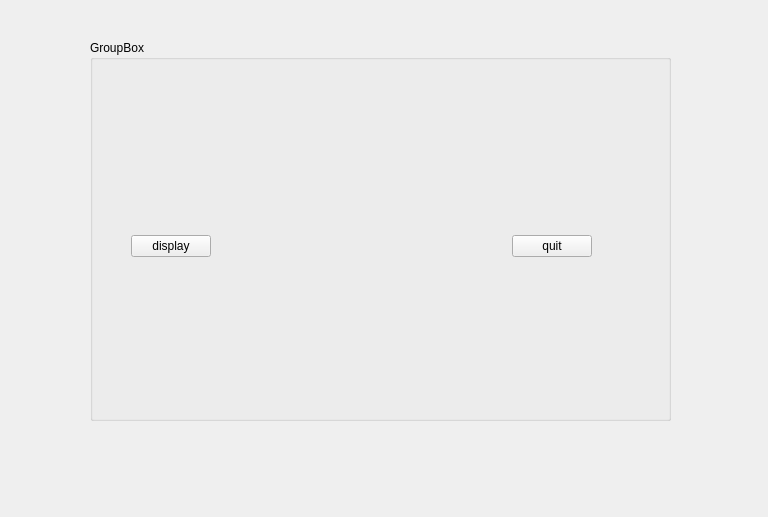
<?xml version="1.0" encoding="UTF-8"?>
<ui version="4.0">
 <class>RoMap</class>
 <widget class="QWidget" name="RoMap">
  <property name="geometry">
   <rect>
    <x>0</x>
    <y>0</y>
    <width>768</width>
    <height>517</height>
   </rect>
  </property>
  <property name="windowTitle">
   <string>Form</string>
  </property>
  <widget class="QGroupBox" name="groupBox">
   <property name="geometry">
    <rect>
     <x>90</x>
     <y>40</y>
     <width>581</width>
     <height>381</height>
    </rect>
   </property>
   <property name="title">
    <string>GroupBox</string>
   </property>
   <widget class="QWidget" name="">
    <property name="geometry">
     <rect>
      <x>41</x>
      <y>61</y>
      <width>461</width>
      <height>291</height>
     </rect>
    </property>
    <layout class="QVBoxLayout" name="verticalLayout_2" stretch="3,7">
     <item>
      <layout class="QHBoxLayout" name="horizontalLayout">
       <item>
        <widget class="QPushButton" name="btn_display">
         <property name="text">
          <string>display</string>
         </property>
        </widget>
       </item>
       <item>
        <spacer name="horizontalSpacer">
         <property name="orientation">
          <enum>Qt::Horizontal</enum>
         </property>
         <property name="sizeHint" stdset="0">
          <size>
           <width>40</width>
           <height>20</height>
          </size>
         </property>
        </spacer>
       </item>
       <item>
        <widget class="QPushButton" name="btn_quit">
         <property name="text">
          <string>quit</string>
         </property>
        </widget>
       </item>
      </layout>
     </item>
     <item>
      <layout class="QVBoxLayout" name="verticalLayout"/>
     </item>
    </layout>
   </widget>
  </widget>
 </widget>
 <resources/>
 <connections/>
</ui>
